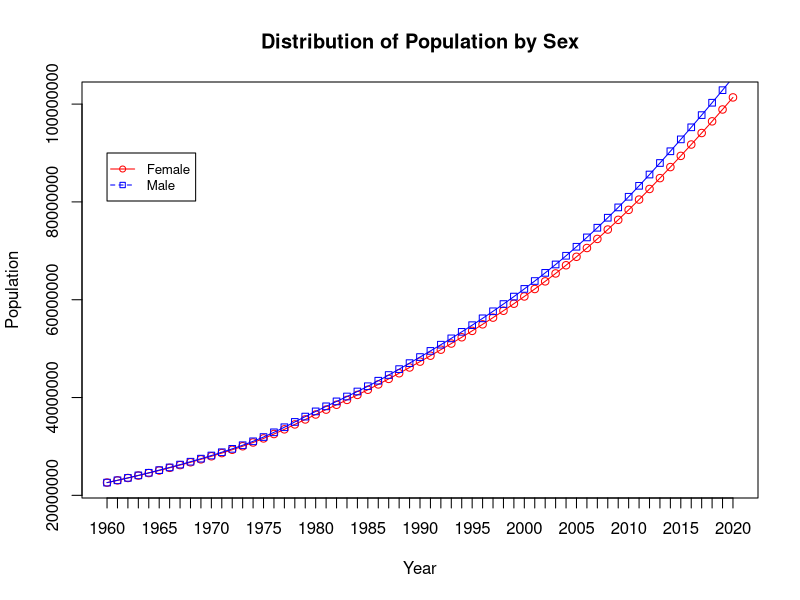

R code for this plot:
#Jimmy Tran
#CSC4740
#Script assumes workspace is the same folder as .csv file location
data<-read.csv("Distribution_of_population_by_sex.csv")
attach(data)
year<-Year
female<-Female
male<-Male
total<-Total

plot(female, type="o", col="red", axes=FALSE, ann=FALSE)
lines(male, type="o", pch=22, col="blue")

title(main="Distribution of Population by Sex", xlab="Year", ylab="Population")
box()
options("scipen"=100, digits = 4)

axis(1, at=1:61, lab=year)
pop_range<-c(20,30,40,50,60,70,80,90,100,110)
axis(2)
legend(1, 90000000, c("Female","Male"), cex=0.8, col=c("red","blue"), pch=21:22, lty=1:2)
